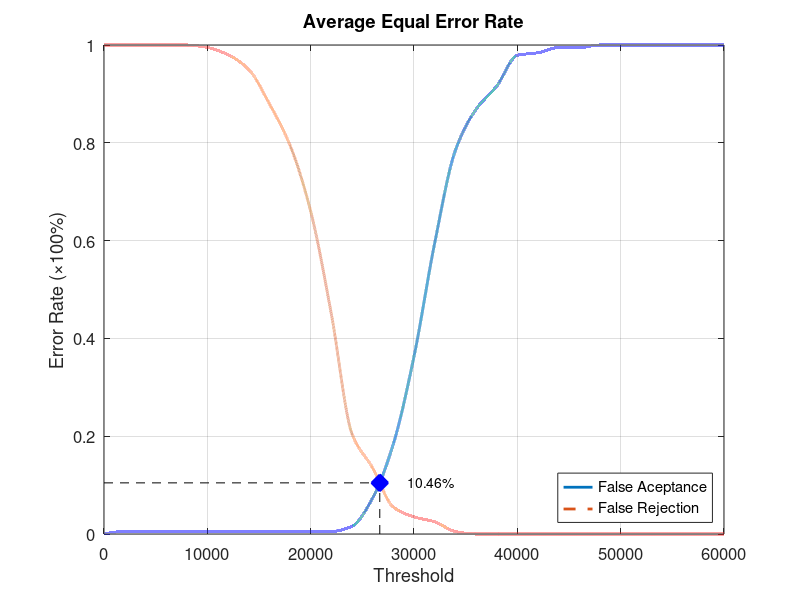
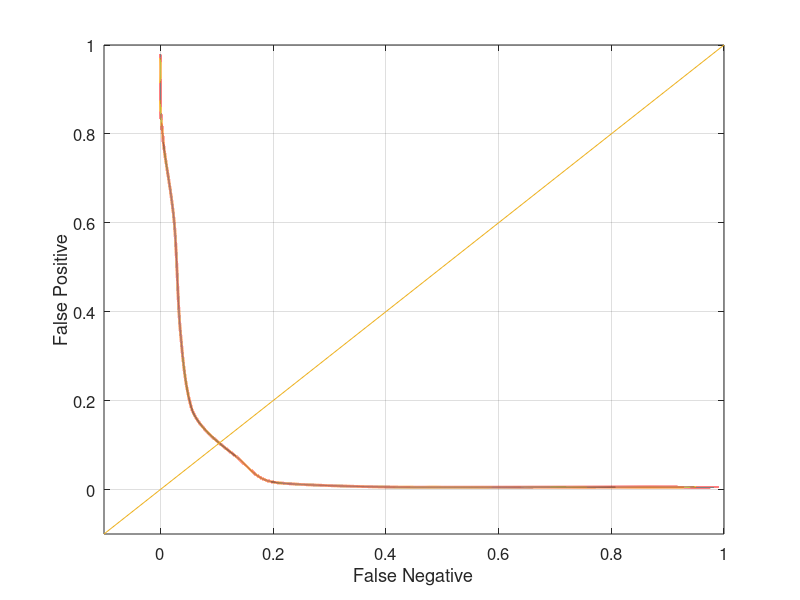

These charts were generated, in order, by the following MATLAB code:
function yEER = Database4_3
close all;
clear;
clc;
x = 0:2000:60000;
xq = 0:0.5:60000;

y0 = [0 0.00526316 0.00526316 0.00526316 0.00526316 0.00526316 0.00526316 0.00526316 0.00526316 0.00526316 0.00526316 0.00526316 0.0157895 0.0736842 0.184211 0.363158 0.594737 0.784211 0.868421 0.915789 0.978947 0.984211 0.994737 0.994737 1 1 1 1 1 1 1];
yy0 = interp1(x, y0, xq, 'pchip');
y1 = [1 1 1 1 1 0.995 0.98 0.95 0.88 0.795 0.66 0.45 0.205 0.135 0.055 0.035 0.025 0.005 0 0 0 0 0 0 0 0 0 0 0 0 0];
yy1 = interp1(x, y1, xq, 'pchip');

% Calculating EER: 
y2 = abs(y0 - y1);
find(y2 == min(y2))
yy2 = abs(yy0 - yy1);
xEER = find(yy2 == min(yy2));
xEERIndex = xq(xEER) % X-axis EER
yEER = yy0(xEER) % Y-axis EER

main = figure
plot(xq, yy0,'-','LineWidth', 2);	hold on
plot(xq, yy1,'--','LineWidth', 2);	hold on
plot([xEERIndex xEERIndex], [0 yEER], 'k--');	hold on
plot([0 xEERIndex], [yEER yEER], 'k--');	hold on
plot(xEERIndex, yEER, 'bx', 'LineWidth', 10);	hold on
text(xEERIndex + 10 * xEERIndex / 100, yEER, [num2str(round((10000 * yEER)) / 100) '%'])
legend('False Aceptance', 'False Rejection', 'Location', 'SouthEast')
xlabel('Threshold')
ylabel('Error Rate (\times100%)')
title('Average Equal Error Rate')
set(gca, 'FontSize', 12)
axis([0 60000 0 1])
grid on

print(main, 'Database4_3Main', '-dpng');
FNRxFPR = figure('Color', [1 1 1]);
plot(yy1, yy0, '-', yy1, yy0, 'LineWidth', 2);
hold on
y = -0.1:0.1:1
plot(y, y); 
set(gca, 'FontSize', 12)
xlabel('False Negative')
ylabel('False Positive')
axis([-0.1 1 -0.1 1])
set(gca, 'FontSize', 12)
grid on

print(FNRxFPR, 'Database4_3FNRxFPR','-dpng');
end
